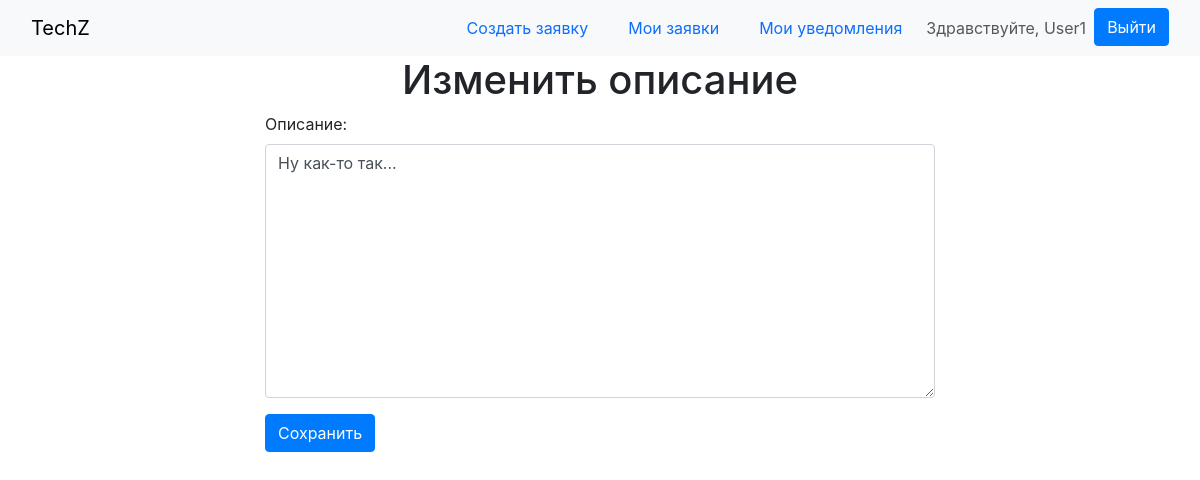
Before: /tech/requests/11/edit_description (signed in) with the older database file.
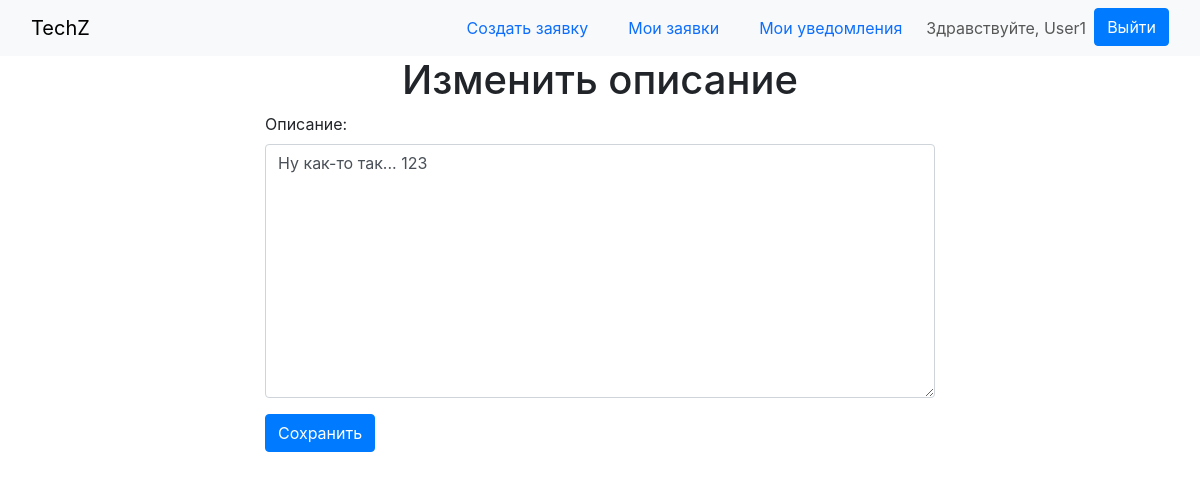
After: the same page with the newer database file.
### tech/models.py (models this page shows, shortened)
class Request(models.Model):
    number = models.AutoField(primary_key=True, verbose_name='Номер заявки')
    date_added = models.DateField(auto_now_add=True, verbose_name='Дата добавления')
    equipment = models.ForeignKey(Equipment, on_delete=models.CASCADE, verbose_name='Оборудование')
    issue_type = models.ForeignKey(IssueType, on_delete=models.CASCADE, verbose_name='Тип проблемы')
    description = models.TextField(verbose_name='Описание')
    client = models.ForeignKey(UserProfile, limit_choices_to={'role': 'user', 'user__is_staff': False},
                               on_delete=models.CASCADE, verbose_name='Клиент')
    status_choices = [
        ('pending', 'В ожидании'),
        ('in_progress', 'В работе'),
        ('completed', 'Выполнена'),
    ]
    status = models.CharField(max_length=20, choices=status_choices, default='pending', verbose_name='Статус')
    date_closed = models.DateField(null=True, blank=True, verbose_name='Дата закрытия')
    class Meta:
        verbose_name = 'Заявка'
        verbose_name_plural = 'Заявки'

### tech/views.py (the view)
# urls.py: path('requests/<int:pk>/edit_description', views.edit_description, name='edit_description'),
@login_required(login_url='login')
@user_passes_test(is_user_or_admin, login_url='login')
def edit_description(request, pk):
    request_obj = get_object_or_404(Request, pk=pk)
    if request.method == 'POST':
        form = DescriptionForm(request.POST, instance=request_obj)
        if form.is_valid():
            form.save()
            return redirect('request_detail', pk=pk)
    else:
        form = DescriptionForm(instance=request_obj)
        form.fields['description'].initial = request_obj.description
    return render(request, 'edit_description.html', {'form': form, 'request_obj': request_obj})

### tech/forms.py
class DescriptionForm(forms.ModelForm):
    description = forms.CharField(
        widget=forms.Textarea(attrs={'class': 'form-control'}),
        label='Описание:'
    )
    class Meta:
        model = Request
        fields = ['description']

### tech/views.py (called while the page is built)
def is_user(user):
    return user.is_authenticated and user.userprofile.role == 'user'

def is_user_or_admin(user):
    return is_user(user) or is_admin(user)

### templates/edit_description.html (shortened to what this page needs)
{% extends 'base.html' %}
{% block content %}
    <h1 class="text-center">Изменить описание</h1>
    <form method="post" class="form">
        {{ form.as_p }}
        <button type="submit" class="btn btn-primary">Сохранить</button>
    </form>
{% endblock %}

Changed rows visible on the page:
changed Request: description "Ну как-то так..." → "Ну как-то так... 123"
